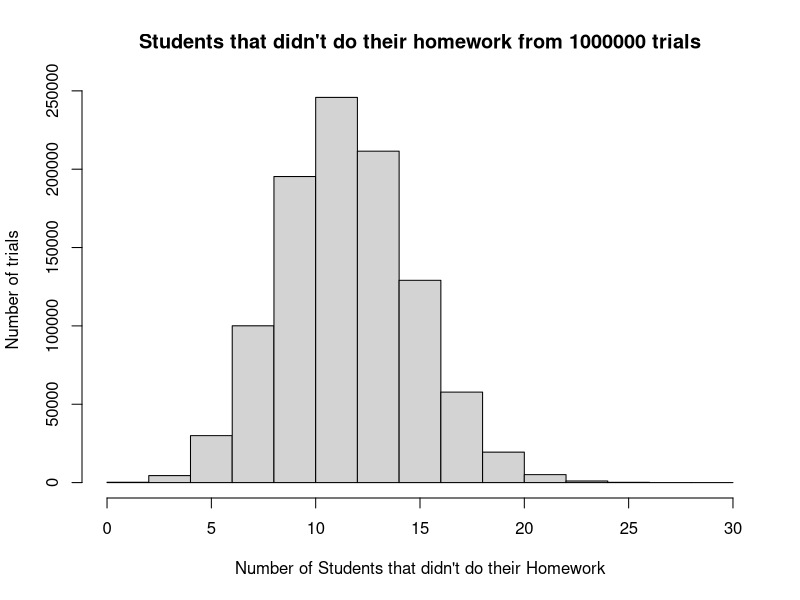
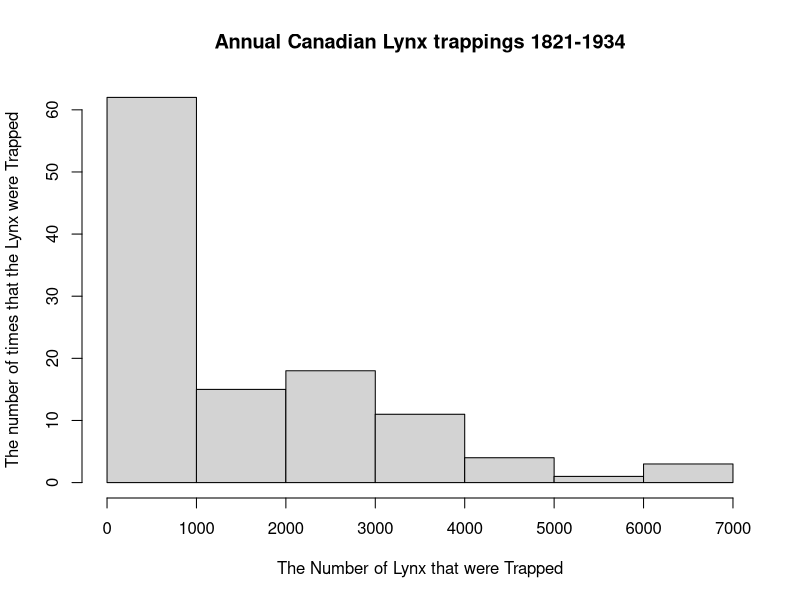
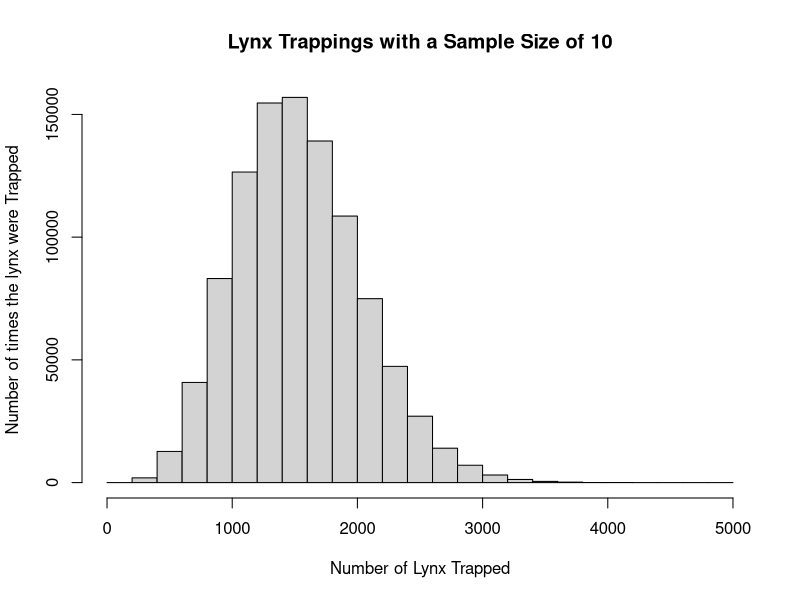
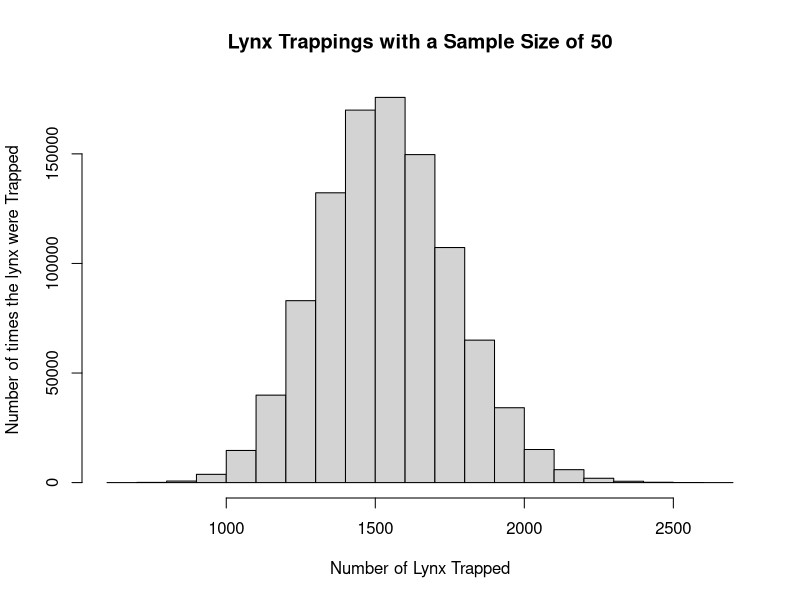

Reproduce these figures in R, in order.
#1a
SIM_HW = c("Not_HW","HW")
set.seed(10)
a = c(sample(SIM_HW,80,replace = TRUE,prob = c(0.15,0.85)))
NO_HW = length(a[a=="Not_HW"])
NO_HW


#1b
simulate_HW = function(x = 0){
  SIM_HW = c("Not_HW","HW")
  a = c(sample(SIM_HW,80,replace = TRUE,prob = c(0.15,0.85)))
  NO_HW = length(a[a=="Not_HW"])
  NO_HW
}
many_HW = sapply(1:1000000,simulate_HW)
many_HW_hist = hist(many_HW, main = "Students that didn't do their homework from 1000000 trials", xlab = "Number of Students that didn't do their Homework", ylab = "Number of trials")

#1c
many_HW_mean = mean(many_HW)
many_HW_sd = sd(many_HW)

#1d
all_HW = length(many_HW[many_HW == 0])
all_prob = all_HW/1000000

#1e
four_atleast_no_HW = length(many_HW[many_HW >= 4])
four_prob = four_atleast_no_HW/1000000

#1f
many_HW_median = median(many_HW)
#2a
lynx = as.numeric(lynx)
lynx_hist = hist(lynx, main = "Annual Canadian Lynx trappings 1821-1934", xlab = "The Number of Lynx that were Trapped", ylab = "The number of times that the Lynx were Trapped")
lynx_mean = mean(lynx)
lynx_var = var(lynx)

#2b
lynx_sample = sample(lynx,10,replace = TRUE)
lynx_sample_mean = mean(lynx_sample)

#2c
many_lynx_10_mean = mean(replicate(1000000,mean(sample(lynx,10,replace = TRUE))))
many_lynx_10_sd = sd(replicate(1000000,mean(sample(lynx,10,replace = TRUE))))
many_lynx_10_hist = hist(replicate(1000000,mean(sample(lynx,10,replace = TRUE))),main = "Lynx Trappings with a Sample Size of 10", xlab = "Number of Lynx Trapped", ylab = "Number of times the lynx were Trapped")

#2d
lynx_sample = sample(lynx,50,replace = TRUE)
lynx_sample_mean = mean(lynx_sample)

#2e
many_lynx_50_mean = mean(replicate(1000000,mean(sample(lynx,50,replace = TRUE))))
many_lynx_50_sd = sd(replicate(1000000,mean(sample(lynx,50,replace = TRUE))))

#2f
many_lynx_50_hist = hist(replicate(1000000,mean(sample(lynx,50,replace = TRUE))), main = "Lynx Trappings with a Sample Size of 50", xlab = "Number of Lynx Trapped", ylab = "Number of times the lynx were Trapped")